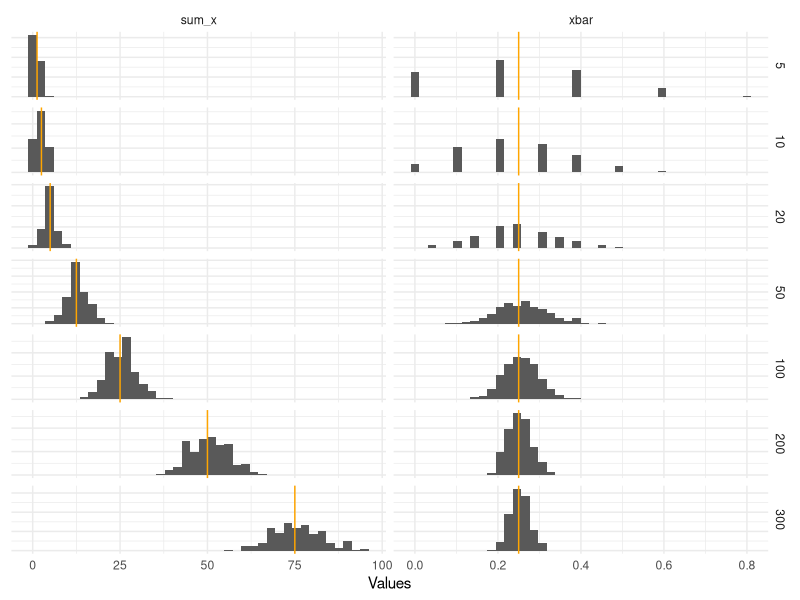

Recreate this plot in R.
## ---- chunk 1
library(tidyverse)
set.seed(20)
B <- 300
J <- 500
p <- 0.25
n_vec <- c(5,10, 20,50, 100, 200, B)
N <- length(n_vec)
props <- matrix(NA, nrow = N, ncol = J )
for(j in 1:J){
  x <- rbinom(B, 1, p)
  for(i in 1:N){
    props[i,j] <- mean(x[1:n_vec[i]])
  }
}

plot_ls <- list()
for(n in 1:N){
  plot_ls[[n]] <- data.frame(xbar = props[n,], 
             n = n_vec[n],
             sum_x = props[n,]*n_vec[n])
}

vls <- data.frame(vals = c(n_vec * p, rep(p, N)),
           RV = c(rep("sum_x", N), rep("xbar", N)),
           n = factor(rep(n_vec, 2)))
do.call(rbind, plot_ls) |>
  mutate(n = factor(n)) |>
  pivot_longer(cols = c(xbar, sum_x), names_to = "RV",
               values_to = "vals") |>
  ggplot(aes(x = vals)) +
  geom_histogram(bins = 40) +
  geom_vline(data = vls, aes(xintercept = vals), col = "orange") +
    facet_grid(n ~ RV, scales = "free")  +
  theme_minimal() +
  labs(x = "Values")+
  theme(axis.title.y = element_blank(),
        axis.text.y = element_blank())


